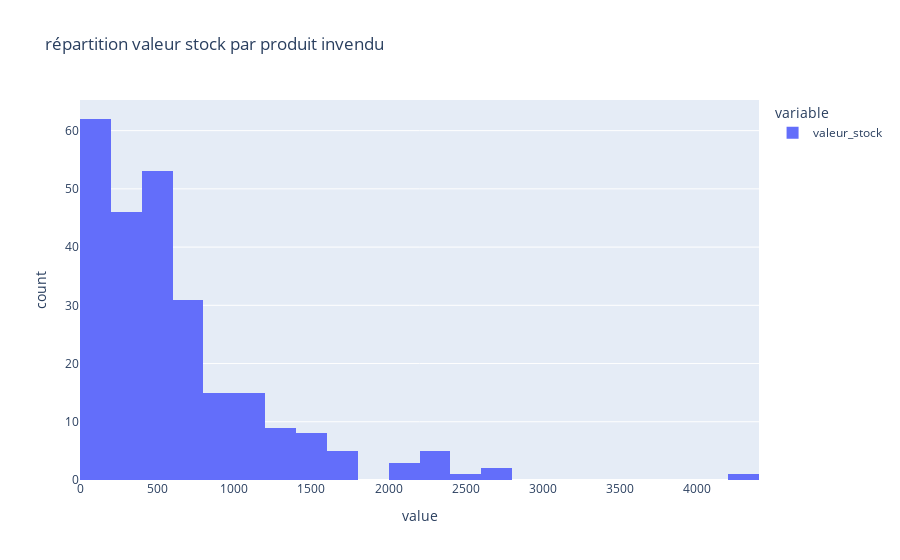

Notebook cell for this chart:
### Code cell
fig = px.histogram(unsoldOverStock.valeur_stock, title="répartition valeur stock par produit invendu" )
fig.show()

### Figure 1 — Plotly figure (JSON) as saved in the notebook; plotly's stock layout.template omitted (floating-point values rounded to 4 significant figures; data arrays with more than 128 entries replaced by an {"elided": "..."} marker saying what was removed)
{"data": [{"alignmentgroup": "True", "bingroup": "x", "hovertemplate": "variable=valeur_stock<br>value=%{x}<br>count=%{y}<extra></extra>", "legendgroup": "valeur_stock", "marker": {"color": "#636efa", "pattern": {"shape": ""}}, "name": "valeur_stock", "offsetgroup": "valeur_stock", "orientation": "v", "showlegend": true, "type": "histogram", "x": {"elided": "256 float values"}, "xaxis": "x", "yaxis": "y"}], "layout": {"barmode": "relative", "legend": {"title": {"text": "variable"}, "tracegroupgap": 0}, "title": {"text": "répartition valeur stock par produit invendu"}, "xaxis": {"anchor": "y", "domain": [0, 1], "title": {"text": "value"}}, "yaxis": {"anchor": "x", "domain": [0, 1], "title": {"text": "count"}}}}
